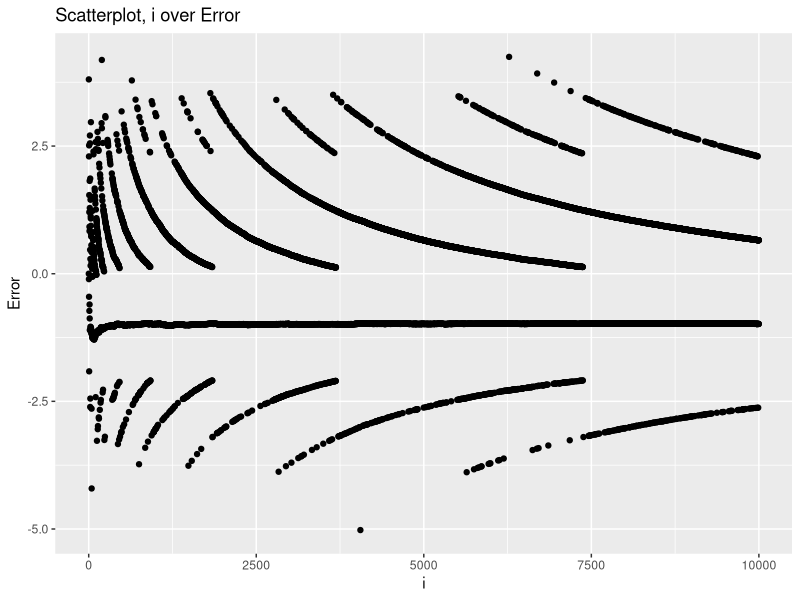
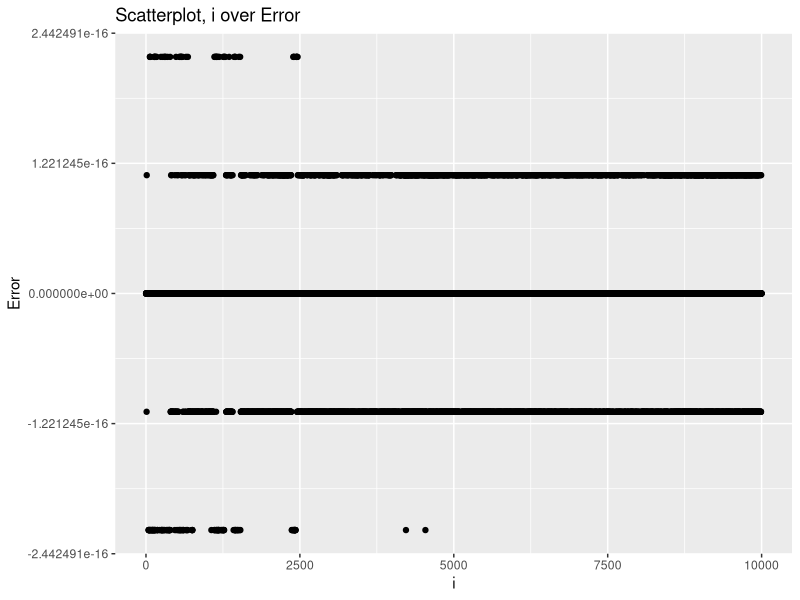
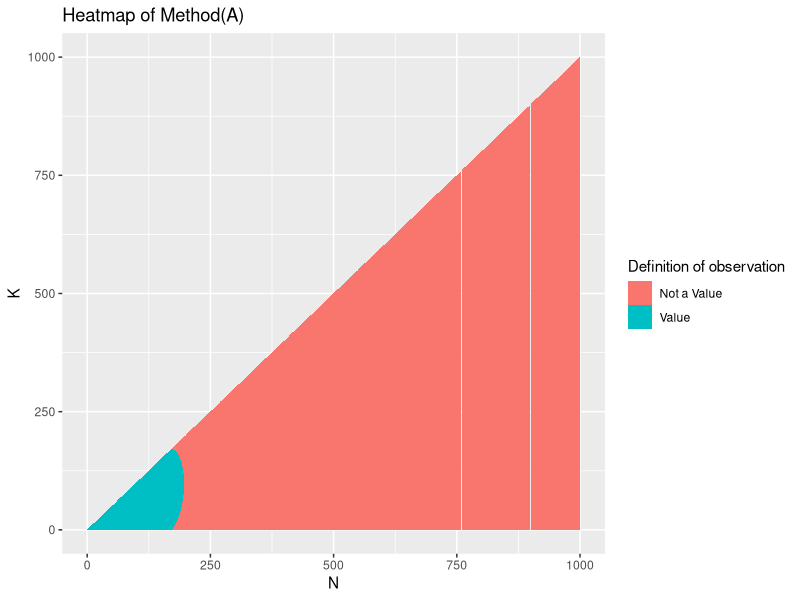
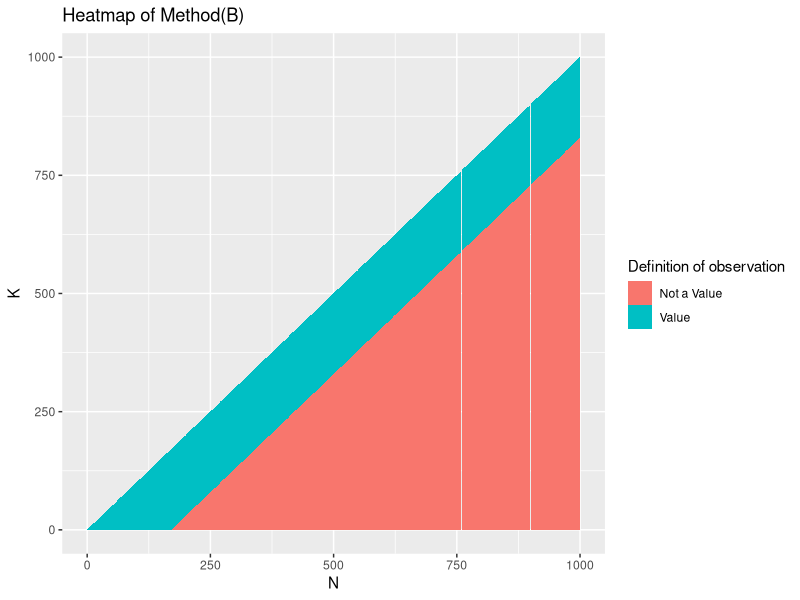
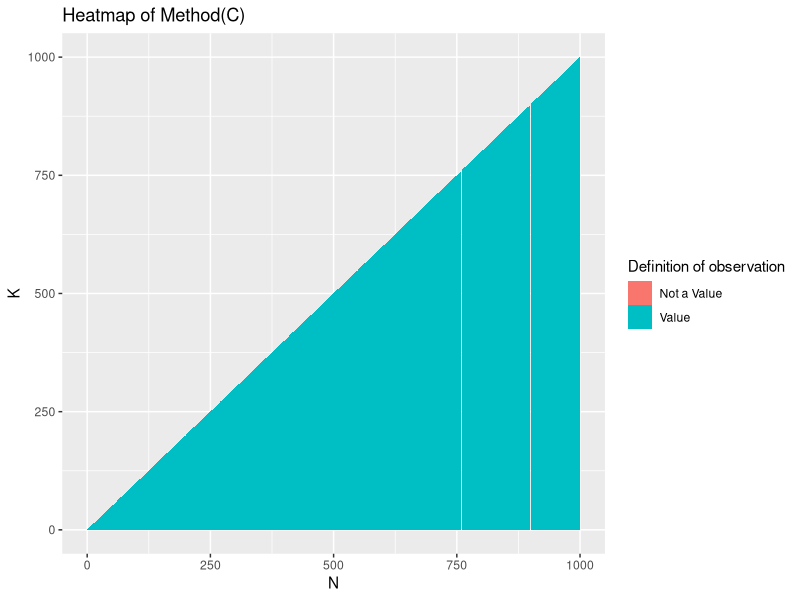

Write R code to recreate these figures, in order.
## ---- chunk 1
knitr::opts_chunk$set(echo = TRUE)
## ---- chunk 2
library(ggplot2)
## ---- chunk 3
x1 <-  1/3
x2 <-  1/4
if(x1 - x2==1/12){
  print("Subtraction is correct")
  }else{
  print("Subtraction is wrong")
}

x1 <- 1 
x2 <- 1/2
if(x1 - x2==1/2){
  print("Subtraction is correct")
  }else{
  print("Subtraction is wrong")
}

## ---- chunk 4
x1 <-  1/3
x2 <-  1/4
#1.2
if(isTRUE(all.equal(x1-x2,1/12))){
  print("Subtraction is correct")
}else{
  print("Subtraction is wrong")
}
## ---- chunk 5
derivative <- function(x){
  out =(x + 10^-15 - x)/10^-15
  return(out)
}
## ---- chunk 6
print(derivative(1))
print(derivative(100000))
## ---- chunk 7
myvar <- function(x){
  n = length(x)
  result = ((1/(n-1))*(sum(x^2)- (1/n)*(sum(x)^2)))
  return (result)
}
## ---- chunk 8
t = rnorm(10000, 10^8, 1)
## ---- chunk 9
test = c()
for(i in 1:length(t)){
  a = myvar(t[1:i]) - var(t[1:i])
  test = append(test, a)
}

data = data.frame("Values" = test)
data["i"] = 1:length(t)
data[1,1] <- 0

p <- ggplot(data, aes(x=i, y=as.numeric(Values))) +
  geom_point() +
  ylab("Error")+
  ggtitle("Scatterplot, i over Error")
p
## ---- chunk 10

better_myvar <- function(x){
  sum((x- mean(x))^2) / (length(x) - 1)
}

test2 = c()
for(i in 1:length(t)){
  a = better_myvar(t[1:i]) - var(t[1:i])
  test2 = append(test2, a)
}

data = data.frame("Values" = test2)
data["i"] = 1:length(t)
data[1,1] <- 0

p2 <- ggplot(data, aes(x=i, y=as.numeric(Values))) +
  geom_point()+
  ylab("Error")+
  ggtitle("Scatterplot, i over Error")
p2
## ---- chunk 11
bf1 <- function(n, k){
  out <- prod ( 1 : n ) / (prod ( 1 : k ) * prod ( 1 : ( n - k ) ) )
  return(out)
}

bf2 <- function(n, k){
  out <- prod( ( k+1) : n ) / prod ( 1 : ( n - k ) )
  return(out)
}

bf3 <- function(n, k){
  out <- prod ( ( ( k+1) : n ) / ( 1 : ( n - k ) ) )
  return(out)
}

## ---- chunk 12
n_values = c(0:1000)
k_values = c(0:1000)
#results_list = dataframe(c=("N", ))
results1 = c()
results2 = c()
results3 = c()
n_values_list = c()
k_values_list = c()
x = 1
for(i in k_values){
  for(j in n_values){
  if (i <= j){  
    results1[x] <- bf1(j,i)
    results2[x] <- bf2(j,i)
    results3[x] <- bf3(j,i)
    k_values_list[x] <- i
    n_values_list[x] <- j
    x=x+1
  }
  }
}


frame = data.frame(results1, results2, results3, n_values_list, k_values_list)
colnames(frame) = c("df1", "df2", "df3", "N","K")

frame["results1"] <- ifelse((is.na(frame["df1"])),"Not a Value","Value")

p_4 <-  ggplot(frame, aes(x = N, y = K, fill = as.factor(results1))) +
  geom_tile()+
  labs(fill="Definition of observation")+
  ggtitle("Heatmap of Method(A)")
p_4

frame["results2"] <- ifelse((is.na(frame["df2"])),"Not a Value","Value")

p_5 <-  ggplot(frame, aes(x = N, y = K, fill = as.factor(results2))) +
  geom_tile()+
  labs(fill="Definition of observation")+
  ggtitle("Heatmap of Method(B)")
p_5

frame["results3"] <- ifelse((is.na(frame["df3"])),"Not a Value","Value")

p_6 <-  ggplot(frame, aes(x = N, y = K, fill = as.factor(results3))) +
  geom_tile()+
  labs(fill="Definition of observation")+
  ggtitle("Heatmap of Method(C)")
p_6

